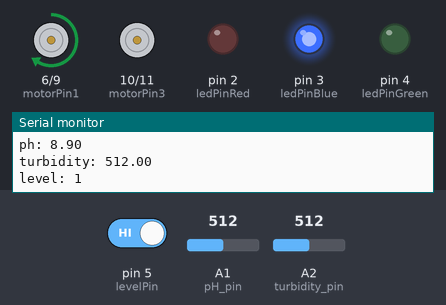
The sketch below on a simulated Arduino Uno, built with avr-gcc and run on an emulated ATmega328P. On the bench: motor-driver pin pairs drawn as motors (green arrow = first pin HIGH = forward, orange = second pin HIGH = backward, longer = more drive), output pins drawn as LEDs (lit = HIGH), the last lines printed to the serial monitor. The inputs (shaded band) are chosen by the test bench; at power-on: A1 (pH_pin) = 512, pin 5 (levelPin) HIGH, A2 (turbidity_pin) = 512.

Above: at 3.15 s.
3.2 s: A1 (pH_pin) set to 623
7.3 s: A1 (pH_pin) set to 638
At 10.9 s:
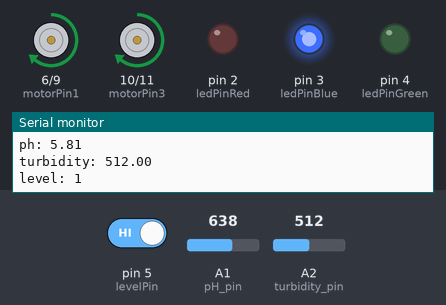
11.1 s: pin 5 (levelPin) driven LOW
At 13.3 s:
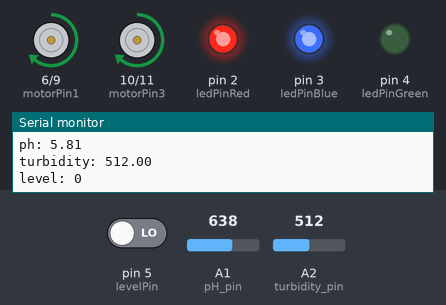
14.9 s: A1 (pH_pin) set to 306
18.7 s: pin 5 (levelPin) driven HIGH
At 20.5 s:
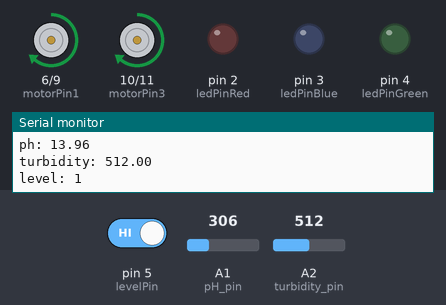
22.5 s: pin 5 (levelPin) driven LOW
At 23.4 s:
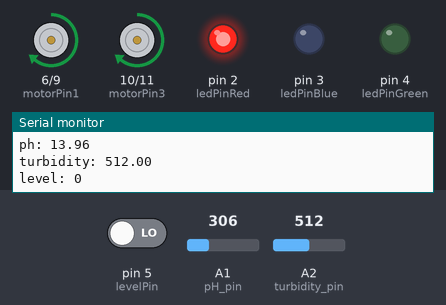
Timing chart, 0 to 27.3 s (numbered marks = the images above; inputs shaded):
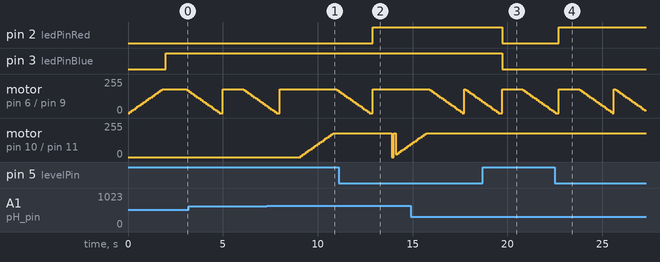

Measured:
- the behaviour switches between 630 and 631 on A1 (pH_pin) (found by bisection; images 0 and 1)
- after the input at 7.3 s, motor on pin 10 (motorPin3) / pin 11 (motorPin4): moves from stopped to forward 180/255 over 1.7 s, starting after 1.8 s
- after the input at 11.1 s, pin 2 (ledPinRed): LOW → HIGH after 1.8 s
- after the input at 18.7 s, pin 2 (ledPinRed): HIGH → LOW after 1.0 s
- after the input at 22.5 s, pin 2 (ledPinRed): LOW → HIGH after 0.21 s
- by itself, motor on pin 6 (motorPin1) / pin 9 (motorPin2): ramps from forward 180/255 to stopped and jumps back, once every 2.9 s

The sketch:

Incubator.ino
```cpp
    int ledPinRed = 2; //levelLED
    int ledPinBlue = 3; //turbidityLED
    int ledPinGreen = 4; //phLED
    int levelPin = 5; //pullup pin
    int motorPin1 = 6;
    int motorPin2 = 9;
    int motorPin3 = 10;
    int motorPin4 = 11;
    //pins for the sensors
    int level_pin = A0;
    int pH_pin = A1;
    int turbidity_pin = A2;
    int level;
    double ph;
    double turbidity;

//i. Starting/Stopping the stirrer motor.
void Motor(){
  // This code will turn Motor & Impeller clockwise.
  analogWrite(motorPin1, 180);
  analogWrite(motorPin2, 0);
  delay(1000);
}

void smoothStartMotor(){
  // This code will turn Motor & Impeller clockwise.
  int i;
  for (i=0; i<=180; i=i+10)
  {
  analogWrite(motorPin1, i);
  delay(100);
  }
  analogWrite(motorPin2, 0);
  }

void smoothStopMotor(){
  // This code will turn Motor & Impeller clockwise.
 int i;
  for (i=180; i>=0; i=i-10){
  analogWrite(motorPin1, i);
  delay(100);
  }
  analogWrite(motorPin2, 0);
  }

//ii. Starting/Stopping the peristaltic pump.
void Pump(){
  analogWrite(motorPin3, 180);
  analogWrite(motorPin4, 0);
  delay(1000);
  }
void startPump(){
  int i;
  for (i=0; i<=180; i=i+10){
  analogWrite(motorPin3, i);
  delay(100);
  }
  analogWrite(motorPin4, 0);

}
void stopPump(){
int i;
  for (i=180; i>=0; i=i-10){
  analogWrite(motorPin3, i);
  delay(100);
  }
  analogWrite(motorPin4, 0);
}

//Turning led for switch
void led(int level, double turbidity, double ph)
{
  if(level == 0){
     digitalWrite(ledPinRed, HIGH);
  }
  else{
     digitalWrite(ledPinRed, LOW);
  }
  //value for turbidity  is approximate ( must analyze the best value)
  if(turbidity > 14.5){
     digitalWrite(ledPinBlue, HIGH);
  }
  else{
     digitalWrite(ledPinBlue, LOW);
  }
  //value for ph is approximate
  if(ph < 9.0){
     digitalWrite(ledPinBlue, HIGH);
  }
  else{
     digitalWrite(ledPinBlue, LOW);
  }
}

double phMeasure()
{
 int pH_sensorValue = analogRead(pH_pin);
 // Convert the analog reading (which goes from 0 - 1023) to a voltage (0 - 5V):
 float pH_voltage = pH_sensorValue * 5.0 / 1023.0;
 Serial.println(pH_voltage);
 float pH_value = - 5.02456 * pH_voltage + 21.477848;
 delay(100);
 return pH_value;
}

double turbidityMeasure(){
  turbidity = analogRead(turbidity_pin);//range from 0 to 1023
  return turbidity;
  }


void setup() {
    Serial.begin(9600);
    pinMode(ledPinRed, OUTPUT);
    pinMode(ledPinGreen, OUTPUT);
    pinMode(ledPinBlue, OUTPUT);
    pinMode(levelPin, INPUT_PULLUP);
    pinMode(motorPin1, OUTPUT);
    pinMode(motorPin2, OUTPUT);
    pinMode(motorPin3, OUTPUT);
    pinMode(motorPin4, OUTPUT);
    smoothStartMotor();
}


void loop() {
  level = digitalRead(levelPin);
  turbidity = turbidityMeasure();
  ph = phMeasure();

  //write the values on monitor
  Serial.print("ph: ");
  Serial.println(ph);
  Serial.print("turbidity: ");
  Serial.println(turbidity);
  Serial.print("level: ");
  Serial.println(level);

  //turn on leds according to the measurements
  led(level, turbidity, ph);
  Motor();

  if(ph<6){
    startPump();//adding Sodium hydroxide
    //smoothStopMotor();
    }
  if(level == 0){
    smoothStopMotor();
    //stopPump(); just in case maybe (?)
    }
  if(turbidity > 15.5){
    smoothStopMotor();
    //stopPump(); just in case maybe (?)
    }

}
```
